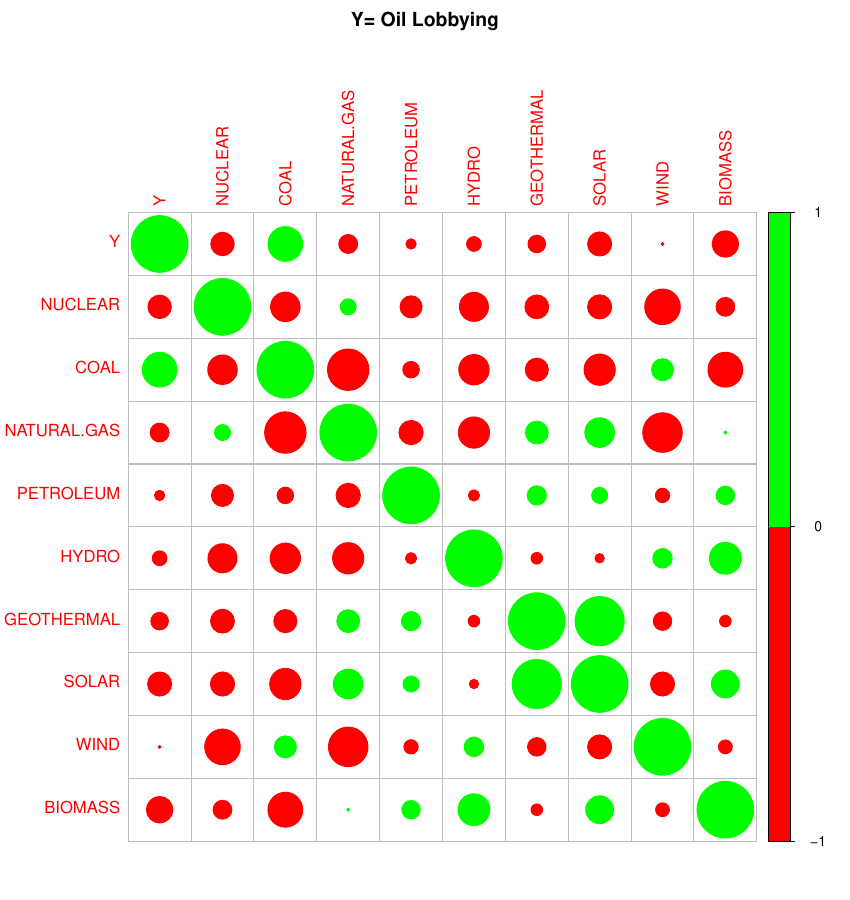

Write the R code that produced this figure.
# R Script File
# We are interested in the relationship between the following variables:
# Y = X.Donated.From.Big.Oil
# X = NUCLEAR, COAL, NATURAL.GAS, PETROLEUM, HYDRO, GEOTHERMAL, SOLAR, WIND, and BIOMASS

# Particularly with Coal, because that is predominantly what is being lobbied for by the "Big Oil" companies in this data.

# Hypothesis:
# H0: There is a negative relationship between X.Donated.From.Big.Oil and Coal.
# H1: There is a positive relationship between X.Donated.From.Big.Oil and Coal.

# PDF Config
pdf("MLR.pdf", width = 8.5, height = 9)

# Libraries
library(corrplot) # Correlation Matrix

# Import Data
data <- read.csv("US_General.csv", header = TRUE, sep = ",")

# Rename Y to be less politically charged
Oil.Lobbying <- data$X.Donated.From.Big.Oil

# Adjust Y for Population and GDP
Y <- cbind(Oil.Lobbying,
           Oil.Lobbying / data$Population,
           Oil.Lobbying / data$State.GDP.Q4.2021,
           Oil.Lobbying / (data$State.GDP.Q4.2021 / data$Population))

# Add names to Y for readability
ynames <- cbind("Oil Lobbying", "Oil Lobbying / Population", "Oil Lobbying / State GDP", "Oil Lobbying / State.GDP.Q4.2021 / Population")

# For loop to iterate through each Y for Multiple Linear Regression, Correlation Matrix, and Scatterplots
for (i in 1:ncol(Y)) {

# Create a data frame with Y and X
        data <- data.frame(Y[,i],
                data$NUCLEAR,
                data$COAL,
                data$NATURAL.GAS,
                data$PETROLEUM,
                data$HYDRO,
                data$GEOTHERMAL,
                data$SOLAR,
                data$WIND,
                data$BIOMASS)

# Rename the Columns to be more readable
names(data) <- c("Y",
                 "NUCLEAR",
                 "COAL",
                 "NATURAL.GAS",
                 "PETROLEUM",
                 "HYDRO",
                 "GEOTHERMAL",
                 "SOLAR",
                 "WIND",
                 "BIOMASS")

# Perform Multiple Linear Regression
model <- lm(Y ~ ., data = data)

# Print the Model Summary and name of Y
print(paste("Y=", ynames[,i]))
print(summary(model))

# Correlation Matrix
cor <- cor(data)

# Output the Correlation Matrix with red and green colors

# Method = Circle
corrplot(cor,
         method = "circle",
         col = c("red", "green"),
         mar = c(0, 0, 2, 0),
         title = paste("Y=", ynames[,i]))

# Method = Number
corrplot(cor,
         method = "number",
         col = c("red", "green"),
         mar = c(0, 0, 2, 0),
         title = paste("Y=", ynames[,i]))

# For loop to make a scatterplot for each X variable
for (j in 2:ncol(data)) {

# Output Scatterplot
plot(data[, j],
     data[, 1],
     xlab = names(data)[j],
     ylab = names(data)[1],
     main = paste(names(data)[1], "vs", names(data)[j]))

# Output Regression Line with Scatterplots
abline(lm(data[, 1] ~ data[, j]), col = "red")
}
}

# Print warnings, if any
warnings()
